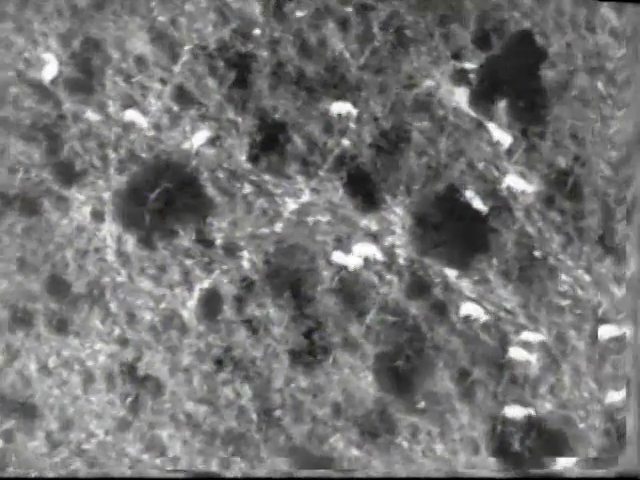
#> input picture Training/image_set/img1.png, 640 x 480 px; its folder holds only this picture in this run
$ python -i ObjectClassifier.py   (imports and definitions only)
#> lines starting #> are read from the running program, lines starting #| are printed output that depends on the picture; after the words box and inside, x2 and y2 are one past the last pixel; in counts of white or black regions, pixels touching at a corner belong together
from sklearn.ensemble import RandomForestClassifier
from skimage import img_as_uint
from skimage import morphology
from scipy import ndimage
import cPickle, os, cv2

class ObjectClassifier(object):
    def __init__(self, rfc=None, classifier_file=None):
        self.rfc = None
        if rfc is not None:
            self.rfc = rfc
        elif classifier_file is not None:
            self.rfc = cPickle.load(open(classifier_file, "rb"))

        self.training_features = []
        self.training_responses = []
        self.trained = False

    def runTrainingRoutine(self, training_image_dir):
        # Open and store all training images
        image_set = []
        for fn in os.listdir(training_image_dir):
            img = cv2.imread(os.path.join(training_image_dir, fn))
            if img is not None:
                image_set.append(img)


        for image in image_set:
            gray = cv2.cvtColor(image, cv2.COLOR_RGB2GRAY)
            contours = self.getImageContours(gray)

            ### -------------------- LEFT OFF HERE ----------------------- ###


    def getImageContours(self, gray):
        ret, thresh = cv2.threshold(gray, 220, 255, cv2.THRESH_TOZERO)
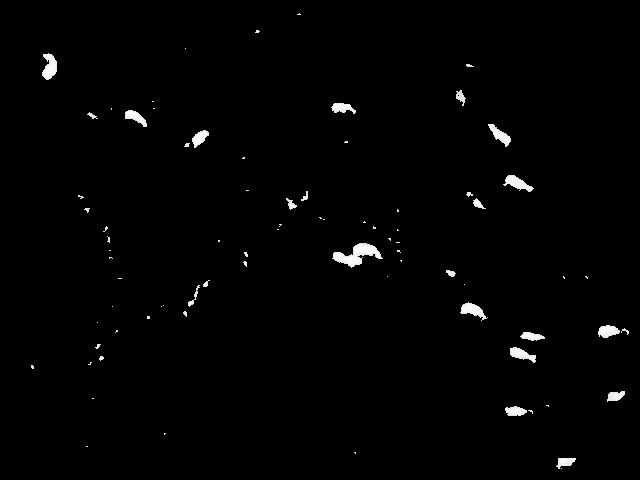
#> thresh: shape (480, 640); min 0, max 255, mean 3
        fill = ndimage.binary_fill_holes(thresh)
#> fill: shape (480, 640) bool; 1.3% white; 79 white regions (55 under 20 px), largest, box (x1, y1, x2, y2) and area: (332, 243, 383, 268) 570, (42, 53, 57, 80) 270, (503, 175, 534, 192) 246

        clean = morphology.remove_small_objects(fill, 12)
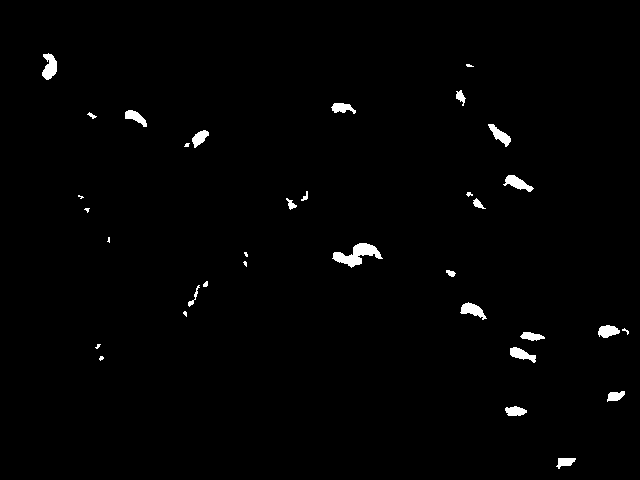
#> clean: shape (480, 640) bool; 1.2% white; 34 white regions (11 under 20 px), largest, box (x1, y1, x2, y2) and area: (332, 243, 383, 268) 569, (42, 53, 57, 80) 270, (503, 175, 534, 192) 245
#> (the run stopped early here; a loop or call above may not have finished)

$ run again, on Training/image_set/img10.png
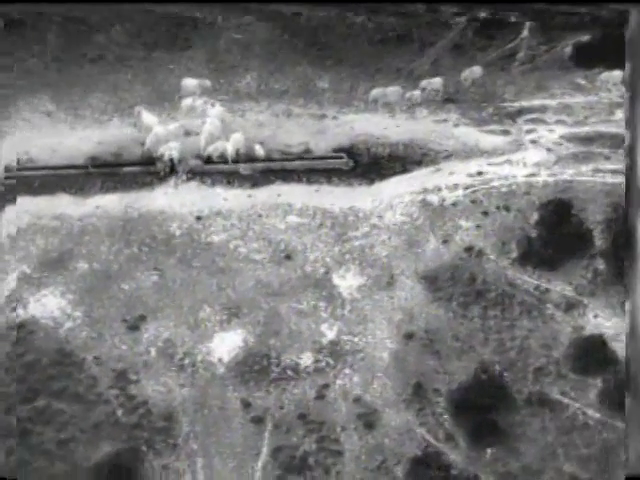
#> input picture Training/image_set/img10.png, 640 x 480 px
#> in getImageContours, `fill = ndimage.binary_fill_holes(thresh)`:
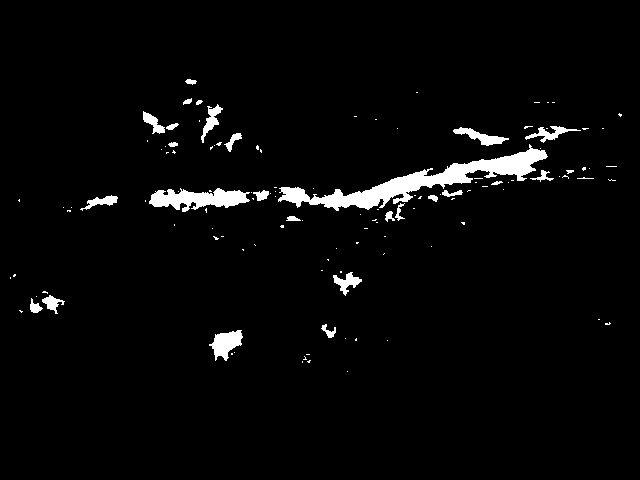
#> fill: shape (480, 640) bool; 3.2% white; 124 white regions (97 under 20 px), largest, box (x1, y1, x2, y2) and area: (278, 144, 548, 211) 4288, (149, 188, 250, 212) 1419, (209, 330, 243, 361) 589
#> in getImageContours, `clean = morphology.remove_small_objects(fill, 12)`:
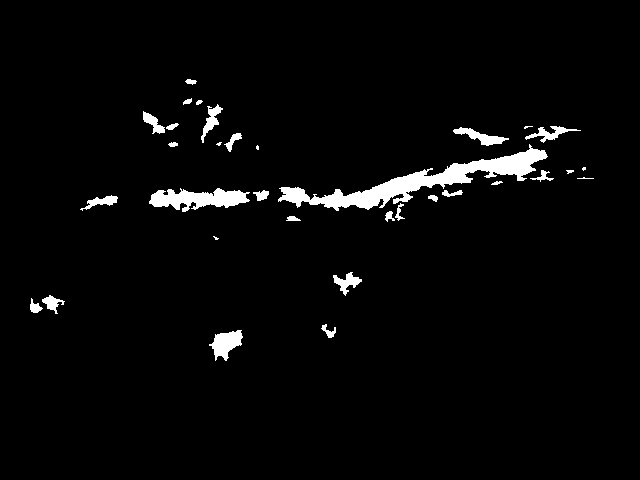
#> clean: shape (480, 640) bool; 3.1% white; 33 white regions (6 under 20 px), largest, box (x1, y1, x2, y2) and area: (278, 144, 548, 211) 4286, (149, 188, 250, 212) 1418, (209, 330, 243, 361) 589

$ run again, on Training/image_set/img12.png
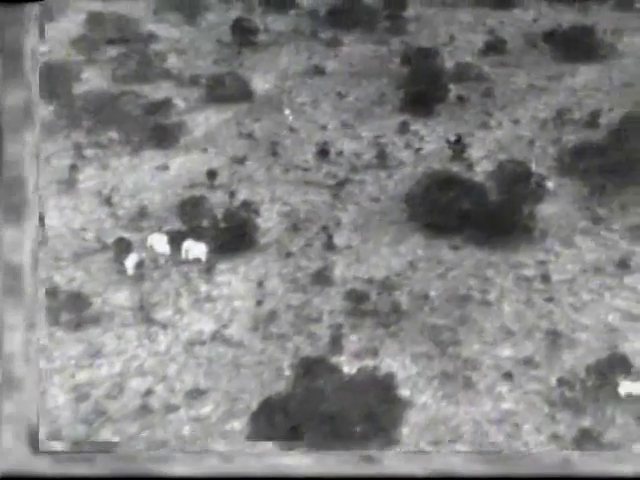
#> input picture Training/image_set/img12.png, 640 x 480 px
#> in getImageContours, `ret, thresh = cv2.threshold(gray, 220, 255, cv2.THRESH_TOZERO)`:
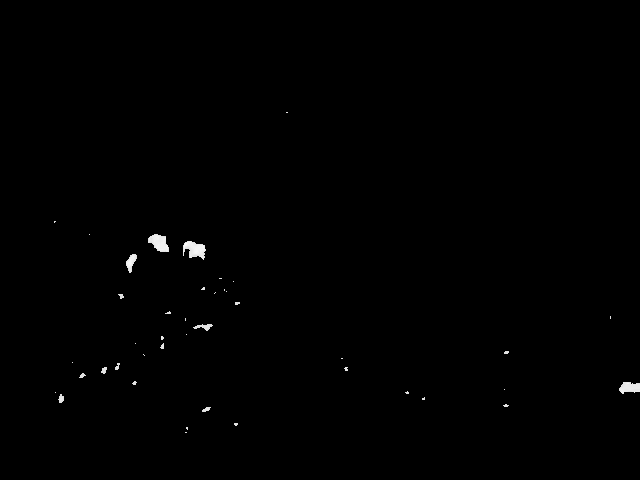
#> thresh: shape (480, 640); min 0, max 252, mean 0.9
#> fill: shape (480, 640) bool; 0.4% white; 42 white regions (32 under 20 px), largest, box (x1, y1, x2, y2) and area: (183, 241, 206, 260) 279, (148, 234, 169, 252) 253, (619, 382, 640, 394) 186
